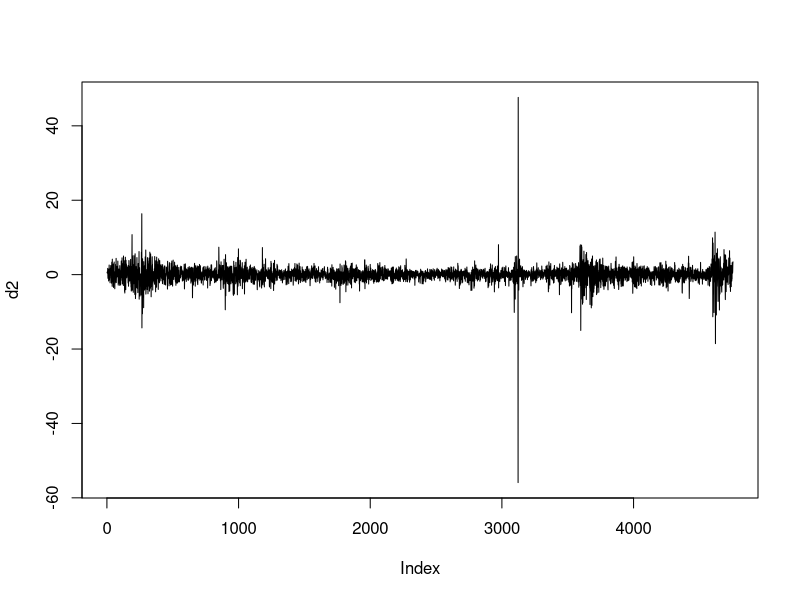
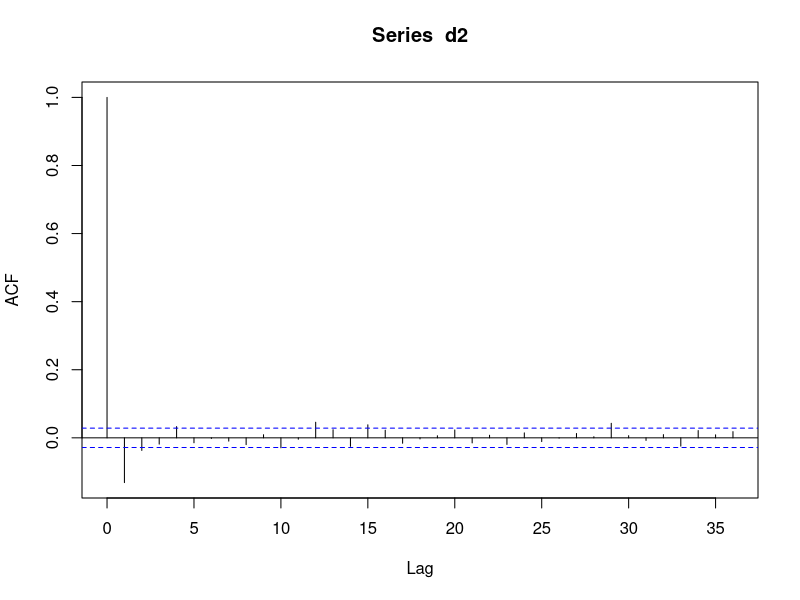
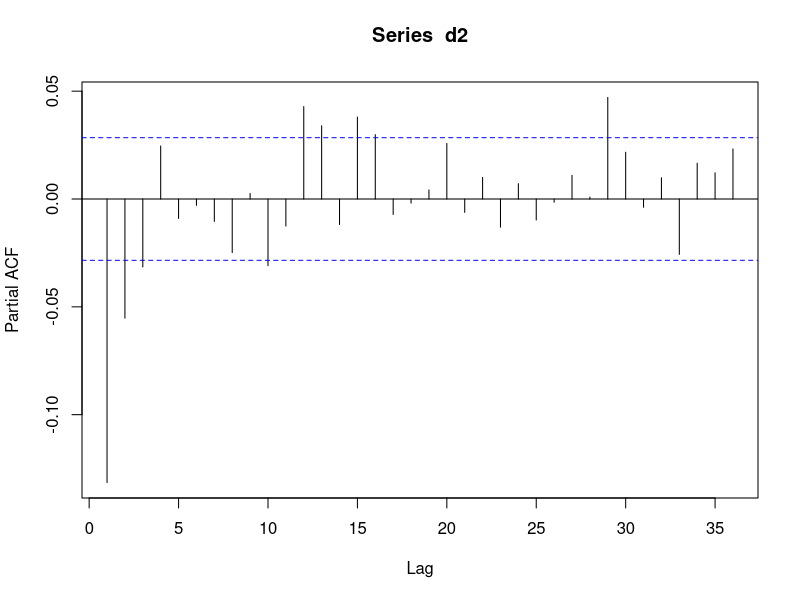
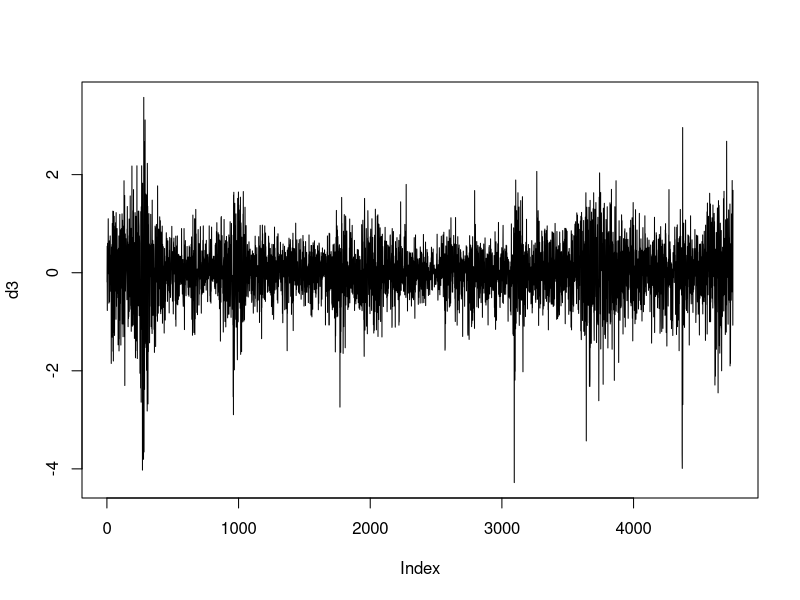
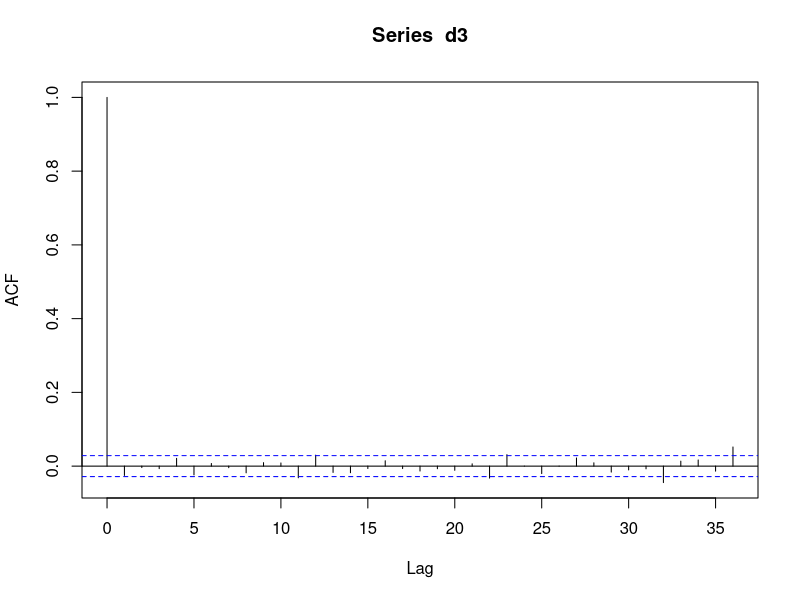
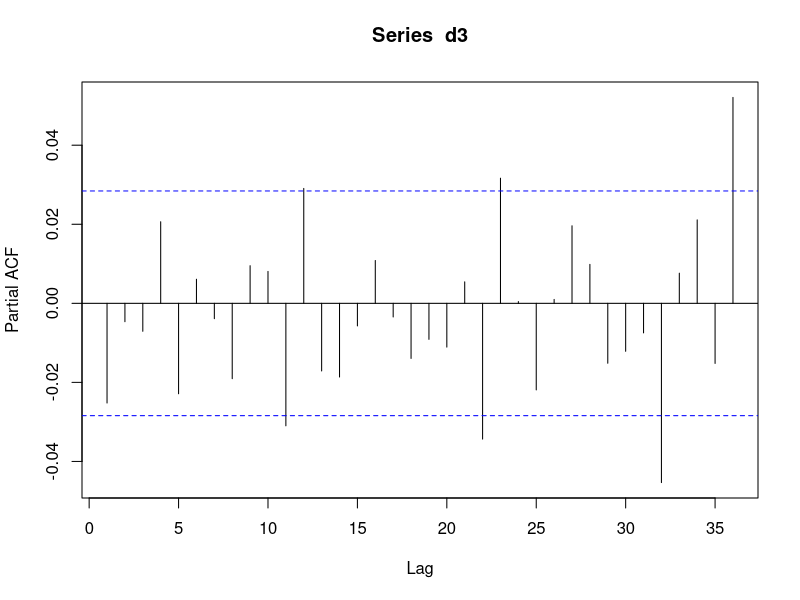

The R script that drew these images, in order:
library(stats)
library(forecast)
df <- read.csv("data/data.csv",header = T)
tail(df)

d1 = diff(df$brent_Price)
d2 = diff(df$wti_Price)
d3 = diff(df$XLE)

# ====================================
# Forecast WTI for 60 days
# ====================================
plot(d2,type='l')
acf(d2)
pacf(d2)

wti_model <- arima(
  d2,
  order = c(2,0,0),
  include.mean = F
)
wti_model

Box.test(wti_model$residuals ,fitdf=2, type='Ljung', lag=10)

wti_60 <- predict(
  wti_model,
  n.ahead = 60
)$pred

# ====================================
# Forecast XLE for 60 days
# ====================================
plot(d3,type='l')
acf(d3)
pacf(d3)

xle_model <- arima(
  d3,
  order = c(1,0,0),
  include.mean = F
)
xle_model

Box.test(xle_model$residuals ,fitdf=1, type='Ljung', lag=10)

xle_60 <- predict(
  xle_model,
  n.ahead = 60
)$pred

# =====================================
# ARIMAX FINAL 60-DAY FORECAST
# =====================================
h <- 60

brent <- as.numeric(df$brent_Price)
n <- length(brent)

# Construct ARIMAX variables
t <- 62:n

y <- d1[t - 1]

x <- cbind(
  WTI = d2[t - 1],
  XLE = d3[t - 1],
  Brent_60_Lag1 = brent[t - 1] - brent[t - 61]
)

# Fit ARIMAX(3,0,0)
brent_model <- arima(
  y,
  order = c(3,0,0),
  xreg = x,
  include.mean = FALSE
)

print(brent_model)

# Extract coefficients
cf <- coef(brent_model)

beta_w <- unname(cf["WTI"])
beta_x <- unname(cf["XLE"])
gamma <- unname(cf["Brent_60_Lag1"])

# Forecast AR(3) regression errors
u <- as.numeric(
  y - x %*% c(beta_w, beta_x, gamma)
)

error_model <- arima(
  u,
  order = c(3,0,0),
  include.mean = FALSE,
  fixed = unname(cf[c("ar1", "ar2", "ar3")]),
  transform.pars = FALSE
)

pred_u <- as.numeric(
  forecast(error_model, h = h)$mean
)

# Recursive Brent price forecast
all_prices <- c(brent, rep(NA_real_, h))

for (k in 1:h) {
  
  pos <- n + k
  
  brent_lag60 <- (
    all_prices[pos - 1] -
      all_prices[pos - 61]
  )
  
  pred_change <- (
    beta_w * wti_60[k] +
      beta_x * xle_60[k] +
      gamma * brent_lag60 +
      pred_u[k]
  )
  
  all_prices[pos] <- (
    all_prices[pos - 1] + pred_change
  )
}

brent_forecast <- tail(all_prices, h)

# Display forecast prices
forecast_results <- data.frame(
  Day = 1:h,
  Brent_Forecast = brent_forecast
)

print(round(forecast_results, 4))

# =====================================
# EXPORT ARIMAX 60-DAY FORECAST TO CSV
# =====================================

# Output directory
results_dir <- "results"

dir.create(
  results_dir,
  showWarnings = FALSE,
  recursive = TRUE
)

# Create forecast table
arimax_forecast_df <- data.frame(
  Horizon = 1:60,
  ARIMAX = as.numeric(brent_forecast)
)

# Save CSV
write.csv(
  arimax_forecast_df,
  file.path(results_dir, "arimax_forecast60.csv"),
  row.names = FALSE
)

cat("\nARIMAX 60-day forecast saved successfully!\n")
